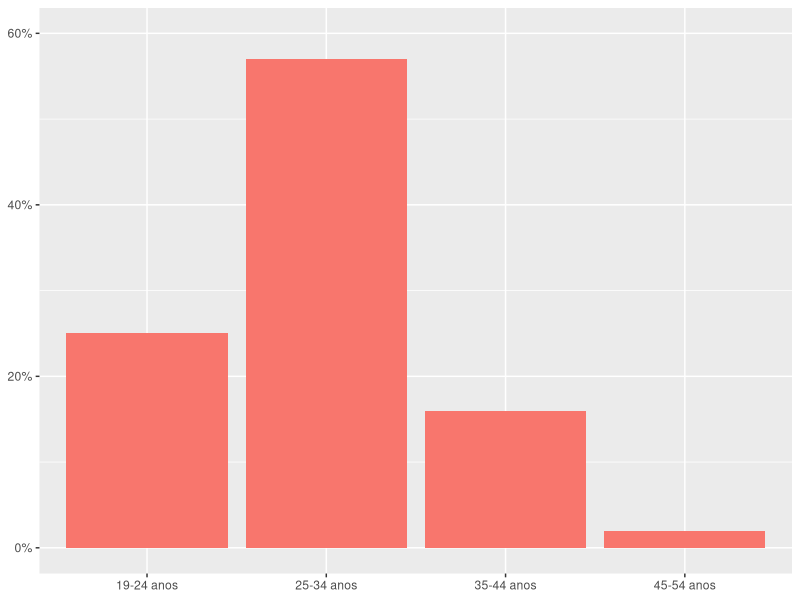
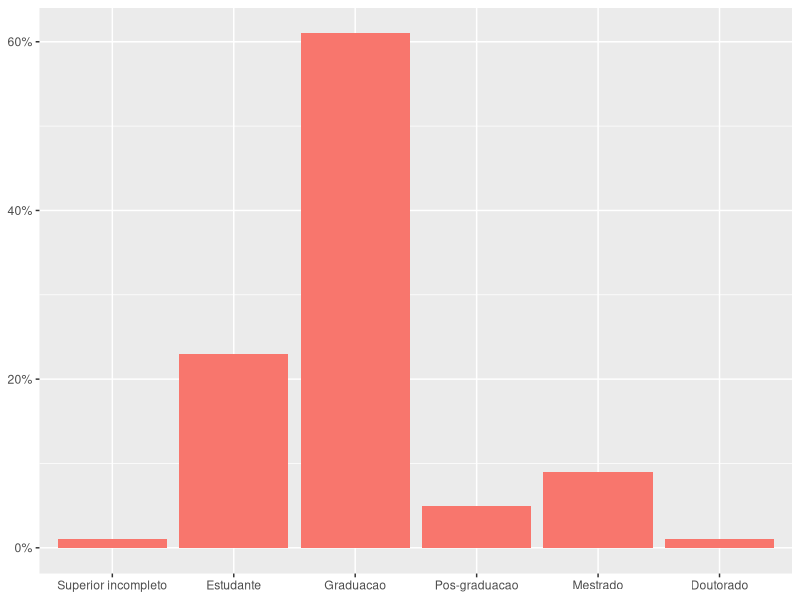
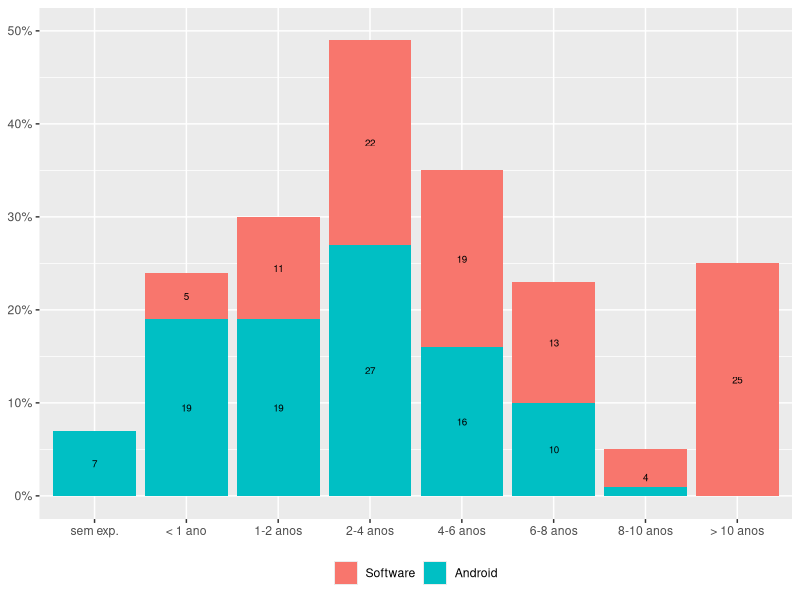
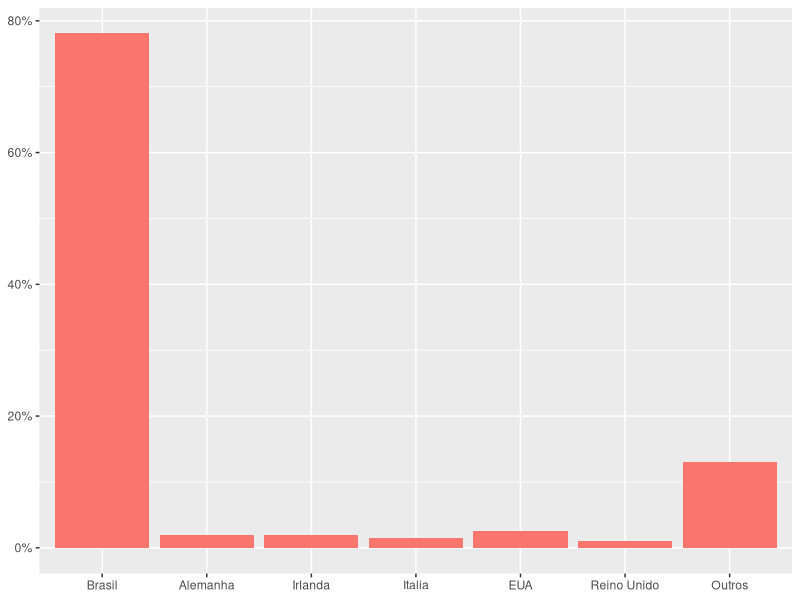
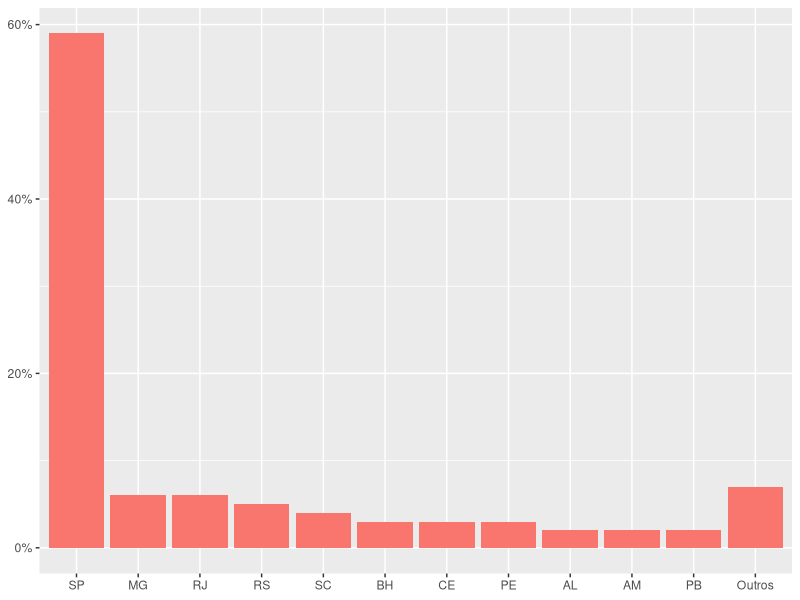

These figures' R source, in order:
library(ggplot2)
library(dplyr)
library(reshape2)
library(forcats)

# ETAPA 2 - IDADE DOS PARTICIPANTES
software <- read.table(text="Idade    valor
                       '19-24 anos'   25
                       '25-34 anos'   57
                       '35-44 anos'   16
                       '45-54 anos'   2", header=TRUE)
software <- melt(software, id.var="Idade")
ggplot(software, aes(x = fct_inorder(Idade), y = value, fill = variable)) +
  geom_bar(stat = "identity") +
  theme(axis.title.x = element_blank(), axis.title.y = element_blank(),
        legend.position = " ", legend.title = element_blank()) +
  scale_y_continuous(labels = function(x){ paste0(x, "%") }) +
  coord_cartesian(ylim=c(0,60))

# ETAPA 2 - ESCOLARIDADE PARTICIPANTES
software <- read.table(text="Grau valor
                       'Superior incompleto' 1
                       Estudante  23
                       Graduacao 61
                       Pos-graduacao 5
                       Mestrado  9
                       Doutorado 1", header=TRUE)
software <- melt(software, id.var="Grau")
ggplot(software, aes(x = fct_inorder(Grau), y = value, fill = variable)) +
  geom_bar(stat = "identity") +
  theme(axis.title.x = element_blank(), axis.title.y = element_blank(),
        legend.position = " ", legend.title = element_blank()) +
  scale_y_continuous(labels = function(x){ paste0(x, "%") })

# ETAPA 2 EXPERIENCIA COM SOFTWARE E ANDROID
software <- read.table(text="Anos Software  Android
                       'sem exp.'   0 7
                       '< 1 ano'   5 19
                       '1-2 anos'  11  19
                       '2-4 anos'  22  27
                       '4-6 anos'  19  16
                       '6-8 anos'  13  10
                       '8-10 anos' 4 1
                       '> 10 anos' 25  0", header=TRUE)
software <- melt(software, id.var="Anos")
ggplot(software, aes(x = fct_inorder(Anos), y = value, fill = variable, label = value)) +
  geom_bar(stat = "identity") +
  theme(axis.title.x = element_blank(), axis.title.y = element_blank(),
        legend.position = "bottom", legend.title = element_blank()) +
  geom_text(position = position_stack(vjust = 0.5), size=2.5, data=subset(software,value != 0 & value != 1)) +
  scale_y_continuous(labels = function(x){ paste0(x, "%") }) +
  coord_cartesian(ylim=c(0,50))


# ETAPA 2 - PAISES
software <- read.table(text="Pais  Freq
                       Brasil    78.10
                       Alemanha    2.00
                       Irlanda   2.00
                       Italia    1.50
                       EUA    2.50
                       'Reino Unido'   1.00
                       Outros    13.00", header=TRUE)
software <- melt(software, id.var="Pais")
ggplot(software, aes(x = fct_inorder(Pais), y = value, fill = variable)) +
  geom_bar(stat = "identity") +
  theme(axis.title.x = element_blank(), axis.title.y = element_blank(),
        legend.position = " ", legend.title = element_blank()) +
  scale_y_continuous(labels = function(x){ paste0(x, "%") })


# ETAPA 2 - ESTADOS
software <- read.table(text="Estado  Freq
                       SP  59
                       MG   6
                       RJ   6
                       RS   5
                       SC   4
                       BH   3
                       CE   3
                       PE   3
                       AL   2
                       AM   2
                       PB   2
                       Outros   7", header=TRUE)
software <- melt(software, id.var="Estado")
ggplot(software, aes(x = fct_inorder(Estado), y = value, fill = variable)) +
  geom_bar(stat = "identity") +
  theme(axis.title.x = element_blank(), axis.title.y = element_blank(),
        legend.position = " ", legend.title = element_blank()) +
  scale_y_continuous(labels = function(x){ paste0(x, "%") })





# LIKERT GRAPH
# library(sjPlot)
# library(sjmisc)
# # load sample data set.
# data(efc)
# # set theme
# # set_theme(geom.outline.color = "black", 
# #           geom.outline.size = 1, 
# #           geom.label.size = 2,
# #           geom.label.color = "black",
# #           title.color = "red", 
# #           title.size = 1.5, 
# #           axis.angle.x = 45, 
# #           axis.textcolor = "blue")
# sjp.setTheme(theme = "539",
#              geom.label.color = "black", 
#              geom.label.size = 2.5,
#              axis.textsize = .8, 
#              axis.title.size = .9,
#              legend.size = .7,
#              legend.item.size = .5)
# 
# # seed
# set.seed(1)
# 
# 
# mydf <- data.frame(Java = as.factor(sample(1:5, 500, replace=T, prob=c(0.04, 0.01, 0.25, 0.47, 0.23))),
#                    Android = as.factor(sample(1:5, 500, replace=T, prob=c(0.11, 0.20, 0.28, 0.36, 0.22))),
#                    C = as.factor(sample(1:5, 500, replace=T, prob=c(0.34, 0.34, 0.17, 0.10, 0.04))),
#                    Javascript = as.factor(sample(1:5, 500, replace=T, prob=c(0.32, 0.12, 0.35, 0.16, 0.04))),
#                    PHP = as.factor(sample(1:5, 500, replace=T, prob=c(0.39, 0.34, 0.15, 0.08, 0.02))),
#                    ObjectiveC = as.factor(sample(1:5, 500, replace=T, prob=c(0.26, 0.55, 0.11, 0.04, 0.02))),
#                    CPlus = as.factor(sample(1:5, 500, replace=T, prob=c(0.40, 0.25, 0.25, 0.08, 0.02))),
#                    Kotlin = as.factor(sample(1:5, 500, replace=T, prob=c(0.38, 0.29, 0.20, 0.12, 0.01))),
#                    Swift = as.factor(sample(1:5, 500, replace=T, prob=c(0.32, 0.48, 0.15, 0.03, 0.01))),
#                    Python = as.factor(sample(1:5, 500, replace=T, prob=c(0.41, 0.36, 0.20, 0.02, 0.00))),
#                    Ruby = as.factor(sample(1:5, 500, replace=T, prob=c(0.27, 0.64, 0.07, 0.01, 0.00))))
# # create labels
# labels <- c("N??o Conhe??o", "Iniciante", "Intermediario", "Avancado", "Especialista")
# # create item labels
# items <- c("Java", "Android", "C#", "Javascript", "PHP", "Objective-C", "C/C++", "Kotlin", "Swift", "Python", "Ruby")
# 
# sjp.likert(mydf)
# sjp.likert(mydf, axis.labels = items, legend.labels = labels)
# 
# sjp.likert(mydf,
#            axis.labels = items,
#            legend.labels = labels,
#            values = "sum.outside", # labels outside bars
#            geom.colors = "PRGn",   # purple (agree) to green (disagree)
#            reverse.colors = TRUE)  # reverse colors, so agree is green
# 
# 
# # http://strengejacke.de/sjPlot/sjp.likert/